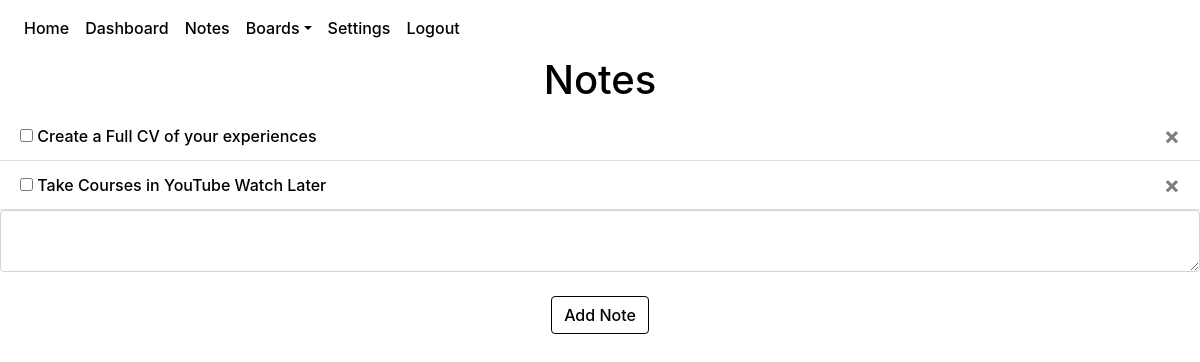
Before: /notes (signed in) with the older database file.
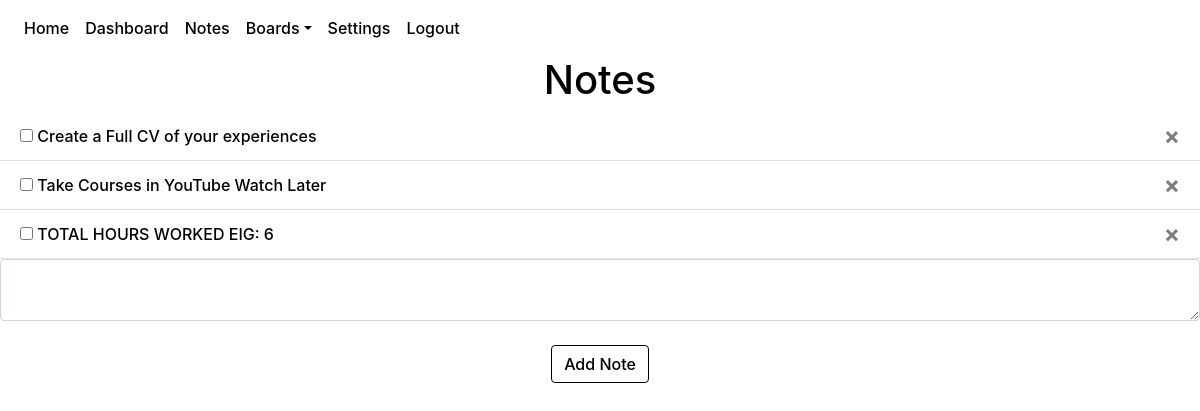
After: the same page with the newer database file.
### website/models.py (models this page shows)
class Note(db.Model):
    id = db.Column(db.Integer, primary_key=True)
    data = db.Column(db.String(10000))
    created = db.Column(db.DateTime(timezone=True), default=func.now())
    last_modified = db.Column(db.DateTime(timezone=True), default=func.now())
    completed = db.Column(db.Boolean, default = False)
    user_id = db.Column(db.Integer, db.ForeignKey('user.id'))

### website/views.py (the view, shortened to what this page needs)
@views.route('/notes', methods=['GET', 'POST'])
@login_required
def notes():
    return render_template("notes.html", user=current_user)

### website/__init__.py (called while the page is built)
def create_app():
    app = Flask(__name__)
    app.config['SECRET_KEY'] = urandom(12).hex()
    app.config['SQLALCHEMY_DATABASE_URI'] = f'sqlite:///{DB_NAME}'
    app.config['SQLALCHEMY_TRACK_MODIFICATIONS'] = False
    db.init_app(app)
    from .views import views
    from .auth import auth
    app.register_blueprint(views, url_prefix='/')
    app.register_blueprint(auth, url_prefix='/')
    from .models import User, Note, Board, Task, Category
    create_database(app)
    login_manager = LoginManager()
    login_manager.login_view = 'auth.login'
    login_manager.init_app(app)
    @login_manager.user_loader
    def load_user(id):
        return User.query.get(id)
    return app

### website/templates/notes.html (shortened to what this page needs)
{% extends "base.html" %} {% block title %}Notes{% endblock %}
{% block style %}
<link rel="stylesheet" href="{{ url_for('static', filename = 'notes.css') }}" />
{% endblock %}
{% block content %}
<h1 align="center">Notes</h1>
<ul class="list-group list-group-flush" id="notes-list">
  {% for note in user.notes %}
  {% set noteIdentifierClass = "N"+note.id|string %}
  <li class="list-group-item {{noteIdentifierClass}}", style="word-wrap:break-word;", id="list-item">
    {% if note.completed == True %}
    <input
    type="checkbox"
    id="show-note-checkbox"
    class="show-note {{ noteIdentifierClass }}"
    onclick="toggleNoteCompletion({{ note.id }})"
    checked />
    {% else %}
    <input
    type="checkbox"
    id="show-note-checkbox"
    class="show-note {{ noteIdentifierClass }}"
    onclick="toggleNoteCompletion({{ note.id }})" />
    {% endif %}
    <span class="show-note {{ noteIdentifierClass }}"id="show-note-text", ondblclick="editNoteDisplay({{ note.id }})">
      {{ note.data }}
    </span>
    <button
    type="button"
    class="close show-note {{ noteIdentifierClass }}"
    id="show-note-delete"
    onclick="showDeleteConfirmation(`deleteNote({{ note.id }});`, 'note');">
      <span class="delete-button" aria-hidden="true">&times;</span>
    </button>
  </li>
  {% endfor %}
</ul>
<form method="POST">
  <textarea name="note" id="note" class="form-control"></textarea>
  <br />
  <div align="center">
    <button type="submit" class="btn btn-primary">Add Note</button>
  </div>
</form>
{% endblock %}

Changed rows visible on the page:
added Note: data "TOTAL HOURS WORKED EIG: 6"
